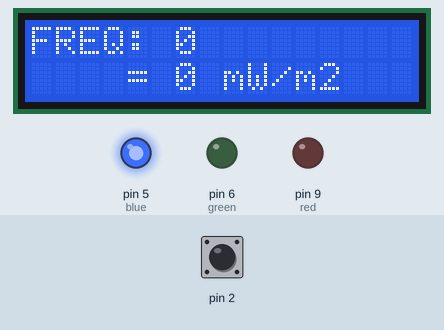
Recording of a sketch running on a simulated Arduino Uno, built with avr-gcc and run on an emulated ATmega328P. On the bench: 16×2 character LCD, output pins drawn as LEDs (lit = HIGH). The inputs (shaded band) are chosen by the test bench; at power-on: pin 2 HIGH.

Above: at 1.6 s.
1.7 s: pin 2 pulled LOW for 0.15 s
At 2.4 s:
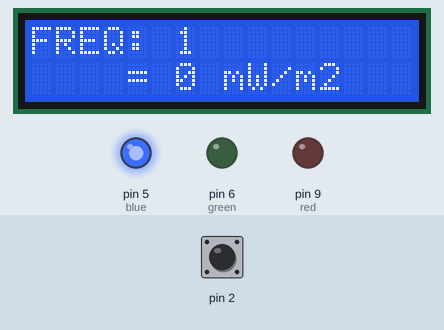
Timing chart, 0 to 4.7 s (numbered marks = the images above; inputs shaded):
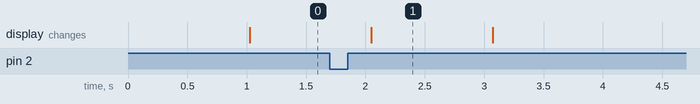

The sketch:

OMG_ArduinoUNO.ino
```cpp
#include <Wire.h>
#include <LiquidCrystal_I2C.h>
#include <SoftwareSerial.h>

LiquidCrystal_I2C lcd(0x27, 16, 2);  // Set the LCD address to 0x27 for a 16 chars and 2 line display
SoftwareSerial ArduinoUno(0, 1); // RX, TX

int n;
int red=9; //green
int blue=5;
int green=6; //red

volatile unsigned long cnt = 0;
unsigned long oldcnt = 0;
unsigned long t = 0;
unsigned long last;

void irq1()
{
  cnt++;
}

void setup() {
// put your setup code here, to run once:

  ArduinoUno.begin(115200);
  pinMode(red,OUTPUT);
  pinMode(blue,OUTPUT);
  pinMode(green,OUTPUT);
  digitalWrite(red,LOW);
  digitalWrite(blue,HIGH);
  digitalWrite(green,LOW);
  lcd.begin();  // initialize the LCD
  lcd.backlight();   // Turn on the blacklight and print a message.
  Serial.println("START");

  pinMode(2, INPUT);
  digitalWrite(2, HIGH);
  attachInterrupt(0, irq1, RISING);

}

void loop() {
  if (millis() - last >= 1000)
  {
    last = millis();
    t = cnt;
    unsigned long hz = t - oldcnt;

    n= (hz+50)/100;
    ArduinoUno.print(n);  // +50 == rounding last digit
    ArduinoUno.println("\n");

    lcd.clear();
    lcd.setCursor(0,0);
    lcd.print("FREQ: ");
    lcd.print(hz);
    lcd.setCursor(0,1);
    lcd.print("    = ");
    lcd.print((hz+50)/100);  // +50 == rounding last digit
    lcd.print(" mW/m2");

    delay(1000);
    oldcnt = t;
  }
}
```

Measured:
- after the input at 1.7 s, the display: changes after 0.35 s (image 1)
- what the display in image 1 shows lasts 1.1 s, from 2.0 s to 3.1 s
